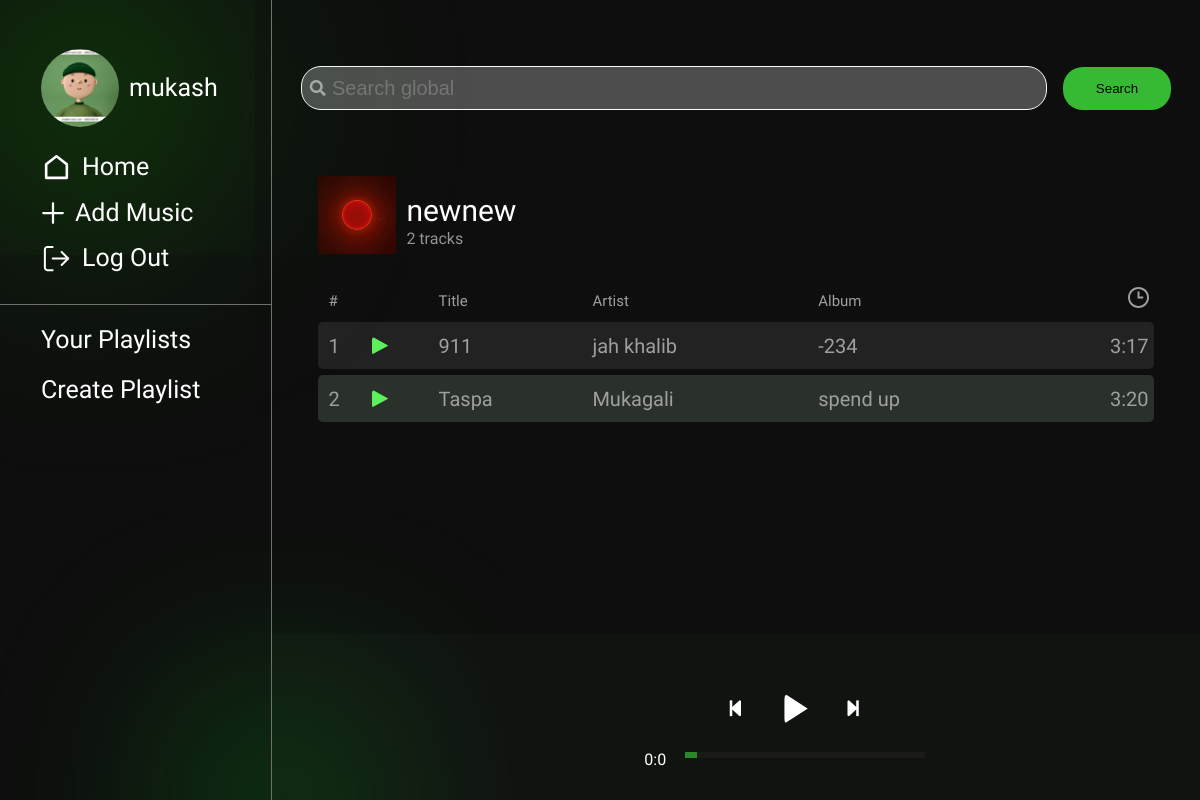
/playlist/6/ (signed in), run on an earlier commit of the app's database.
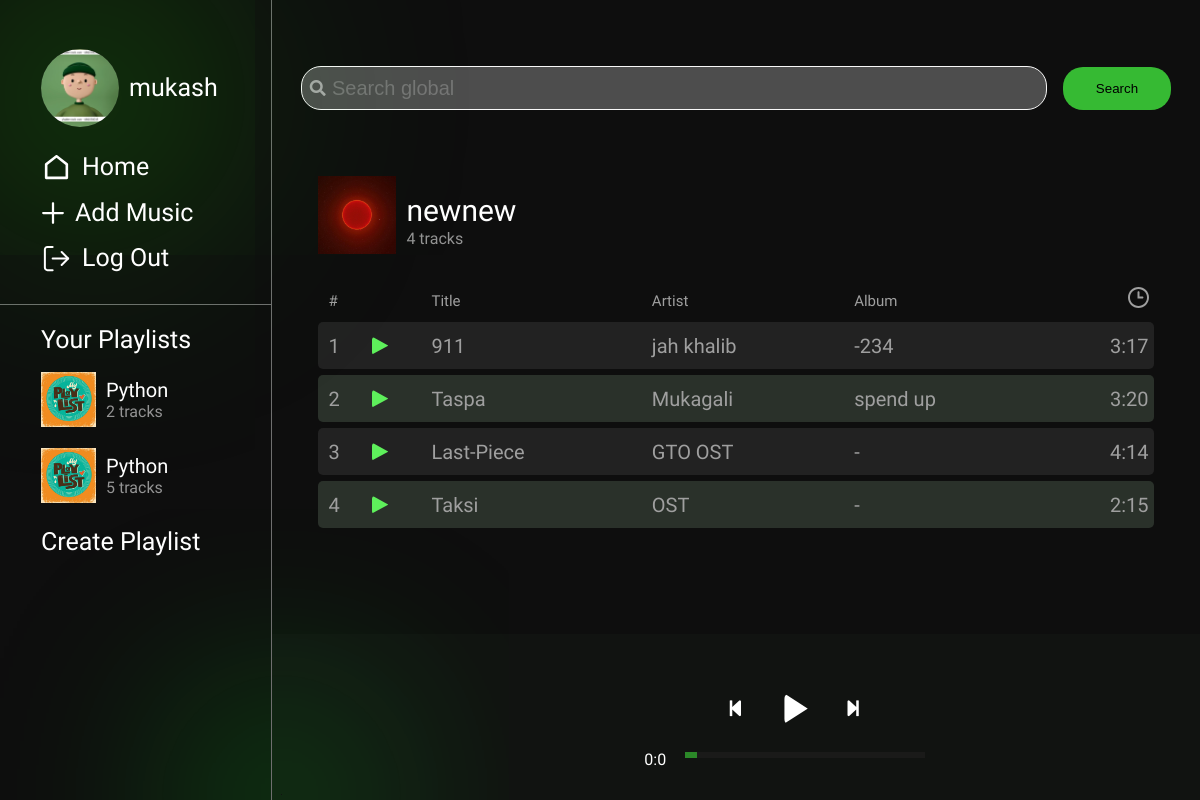
And on a later commit of the database.
### tyndama/models.py (models this page shows, shortened)
class Playlist(models.Model):
    name = models.CharField(max_length=255)
    user = models.ForeignKey(User, on_delete=models.CASCADE, related_name='playlists')
    songs = models.ManyToManyField(Music)
    def get_num_of_tracks(self):
        arr = []
        for i in self.songs.iterator():
            arr.append(i)
        return len(arr)

class Music(models.Model):
    song_id = models.AutoField(primary_key=True)
    name = models.CharField(max_length=255)
    singer = models.CharField(max_length=255)
    tags = models.CharField(max_length=255)
    image = models.ImageField(upload_to='images_1')
    song = models.FileField(upload_to='images_1')
    album = models.CharField(max_length=255, default="-")
    time = models.CharField(max_length=50)
    is_approved = models.BooleanField(default=False)

### tyndama/views.py (the view, shortened to what this page needs)
# urls.py: path('playlist/<int:playlist_id>/', views.playlist_detail, name='playlist'),
def playlist_detail(request, playlist_id):
    form = Search()
    all_playlist = Playlist.objects.filter(user=request.user)
    playlist = Playlist.objects.get(id=playlist_id)
    music_list = playlist.songs.all()
    return render(request, 'tyndama/playlist.html',
                  {'music': music_list, 'playlist': all_playlist, 'curr_playlist': playlist, 'form': form})

### tyndama/forms.py
class Search(forms.Form):
    text_input = forms.CharField(label="",  widget=forms.TextInput(attrs={'placeholder': 'Search global', 'class' : 'search-input'}), required=False)

### templates/tyndama/playlist.html (shortened to what this page needs)
<!doctype html>
{% load static %}
<html lang="en">
<head>
    <link rel="stylesheet" href="{% static 'tyndama/css/styles.css' %}">
    <link rel="stylesheet" href="https://cdnjs.cloudflare.com/ajax/libs/font-awesome/5.15.2/css/all.min.css"
/>
</head>
<body>
<div class="nav">
    <div class="info">
        <div class="profile-info">
            <div class="avatar" style="background-image: url('{% static 'tyndama/img/img_2.png' %}');"></div>
            <h4 class="name">{{ user.username }}</h4>
        </div>
        <div class="buttons">
            <a href="{% url 'home' %}">
                <img src="{% static 'tyndama/img/home.svg' %}" alt="">
                <span>Home</span>
            </a>
            <a href="{% url 'add_music' %}">
                <img src="{% static 'tyndama/img/plus.svg' %}" alt="">
                <span>Add Music</span>
            </a>
            <a href="{% url 'logout' %}">
                <img src="{% static 'tyndama/img/logout.svg' %}" alt="">
                <span>Log Out</span>
            </a>
        </div>
    </div>
    <div class="playlists">
        <h4>Your Playlists</h4>
        {% for i in playlist %}
            <a class="playlist" href="{% url 'playlist' playlist_id=i.id %}">
                <div class="img-wrapper"
                     style="background-image: url('{% static 'tyndama/img/playlist_wallpaper.png' %}')"></div>
                <div class="playlist-info">
                    <p class="title">{{ i.name }}</p>
                    <p class="num-of-tracks">{{ i.get_num_of_tracks }} tracks</p>
                </div>
            </a>
        {% endfor %}
        <a href="{% url 'add_playlist' %}">
            <h4 style="margin-top: 20px;">Create Playlist</h4>
        </a>
    </div>
</div>
<div class="content">
    <div class="top-block">
        <div class="search">
            <form method = "POST">
                {{ form.as_p }}
                <i class="fas fa-search search-icon" aria-hidden="true"></i>
                <button type="submit" class="search-button">Search</button>
            </form>
        </div>
        <div class="curr-playlist">
            <div class="img-wrapper big"
                 style="background-image: url('{% static 'tyndama/img/PKQqPbaUp6s.jpg' %}')"></div>
            <div class="playlist-info mr">
                <p class="big-title">{{ curr_playlist.name }}</p>
                <p class="big-num-of-tracks">{{ curr_playlist.get_num_of_tracks }} tracks</p>
            </div>
        </div>
    </div>
    <div class="mid-block">
        <div class="wrapper-table">
            <table id="playlist" class="no-select">
                <thead>
                <th>#</th>
                <th></th>
                <th>Title</th>
                <th>Artist</th>
                <th>Album</th>
                <th>
                    <img src="{% static 'tyndama/img/clock.svg' %}" alt="time">
                </th>
                </thead>
                <tbody>
                {% for i in music %}
                    <tr>
                        <td>{{ forloop.counter }}</td>
                        <td>
                            <div onload="save('{{ i.song }}', {{ i.song_id }}, '{{ i.name }}', '{{ i.singer }}', '{{ i.image }}')"
                                 onclick="startPlay('{{ i.song }}', {{ i.song_id }}, '{{ i.name }}', '{{ i.singer }}', '{{ i.image }}' )"
                                 class="inline-toggle-play pause" id="{{ i.song_id }}">
                                <span></span>
                            </div>
                        </td>
                        <td>{{ i.name }}</td>
                        <td>{{ i.singer }}</td>
                        <td>{{ i.album }}</td>
                        <td>{{ i.time }}</td>
                    </tr>
                {% endfor %}
                </tbody>
            </table>
        </div>
    </div>
    <div class="bottom-block">
        <div class="player">
            <div class="album-image"></div>
            <div class="control-panel">
                <div class="control">
                    <div class="btn btn-prev">
                        <i class="fas fa-step-backward"></i>
                    </div>
                    <div class="btn btn-toggle-play pause">
                        <span></span>
                    </div>
                    <div class="btn btn-next">
                        <i class="fas fa-step-forward"></i>
                    </div>
                </div>
                <div class="seek-bar">
                    <div class="times">
                        <div class="curr-time"></div>
                        <input id="progress" class="progress" type="range" value="0" step="1" min="0" max="100">
                    </div>
                </div>
            </div>
        </div>
    </div>
</div>
</body>
</html>

What changed in the data, as far as the page shows it:
added Playlist: name "Python", get_num_of_tracks "2"
added Playlist: name "Python", get_num_of_tracks "5"
computed for Playlist "newnew": get_num_of_tracks "2" → "4"
now on this page (row edited): Music: name "Last-Piece", singer "GTO OST", album "-", time "4:14"
added Music: name "Taksi", singer "OST", album "-", time "2:15"
